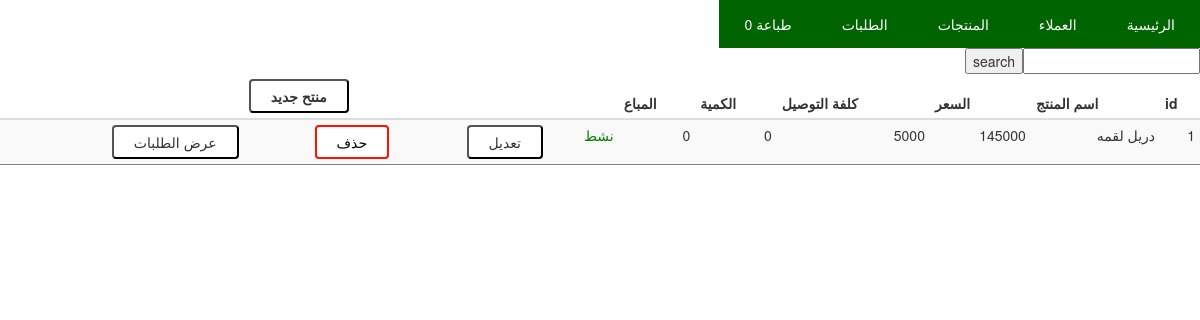
/products.php?pname=دريل لقمه, run on the app's committed database.
### tables this page shows
CREATE TABLE `products` (
  `id` int(11) NOT NULL,
  `product_name` varchar(255) NOT NULL,
  `price` int(11) NOT NULL,
  `delivery_cost` int(11) NOT NULL,
  `quantity` int(11) NOT NULL,
  `pdisable` tinyint(1) NOT NULL
);

### query.php (called while the page is built, shortened)
<?php
try {
    $pdo = new PDO(DSN, DBUSER, DBPASS, DBOPTIONS);
} catch (PDOException $e) {
    echo "connection failed " .  $e->getMessage();
}
function searchProducts($product_name)
{
    try {
        global $pdo;
        $sql = 'SELECT * FROM products WHERE product_name LIKE :product_name';
        $stmt = $pdo->prepare($sql);
        $stmt->execute(['product_name' => '%' . $product_name . '%']);
        return $stmt->fetchAll();
    } catch (PDOException $e) {
        echo 'searching failed ' . $e->getMessage();
    }
}
function itemsCountByPId($product_id)
{
    try {
        global $pdo;
        $sql = 'SELECT id FROM order_items WHERE product_id = :product_id ';
        $stmt = $pdo->prepare($sql);
        $stmt->execute(['product_id' => $product_id]);
        return $stmt->rowCount();
    } catch (PDOException $e) {
        echo 'searching failed ' . $e->getMessage();
    }
}

### products.php (the view, shortened to what this page needs)
<?php include 'inc/header.inc'; ?>
</head>
<?php require_once('query.php'); ?>
<body>
    <?php include 'inc/navbar.inc'; ?>
    <form action="products.php"><input type="text" name="pname"><input type="submit" value="search"></form>
    <div>
        <table class="table table-condensed table-striped">
            <thead>
                <tr>
                    <th>id</th>
                    <th>اسم المنتج</th>
                    <th>السعر</th>
                    <th>كلفة التوصيل</th>
                    <th>الكمية</th>
                    <th>المباع</th>
                    <th></th>
                    <th colspan="2">
                        <form action="padd.php">
                            <button>منتح جديد</button>
                        </form>
                    </th>
                    <th></th>
                </tr>
            </thead>
            <?php
            if (array_key_exists('pname', $_GET)) {
                $products = searchProducts($_GET['pname']);
            } else {
                $products = fetchProducts();
            }
            foreach ($products as $key => $value) { ?>
                <tr>
                    <td><?php echo $products[$key]['id']; ?></td>
                    <td><?php echo $products[$key]['product_name']; ?></td>
                    <td><?php echo $products[$key]['price']; ?></td>
                    <td><?php echo $products[$key]['delivery_cost']; ?></td>
                    <td><?php echo $products[$key]['quantity']; ?></td>
                    <td><?php echo itemsCountByPId($products[$key]['id']); ?></td>
                    <td><?php echo ($products[$key]['pdisable'] == 0 ? '<div style="color:red;">غير نشط</div>' : '<div style="color:green;">نشط</div>'); ?></td>
                    <td>
                        <form action="pupd.php">
                            <button name="id" value="<?php echo $products[$key]['id'] ?>">تعديل</button>
                        </form>
                    </td>
                    <td>
                        <form action="pdel.php">
                            <button class="b1" name="id" value="<?php echo $products[$key]['id']; ?>">حذف</button>
                        </form>
                    </td>
                    <td>
                        <form action="orders.php">
                            <button name="pid" value="<?php echo $products[$key]['id'] ?>">عرض الطلبات</button>
                        </form>
                    </td>
                </tr>
            <?php
            } ?>
        </table>
    </div>
</body>
</html>

### s.css (style rules this page uses)
th, td { padding: 7px; border-bottom: 1px solid grey; }
table { border-spacing: 0px; }
button { cursor: pointer; padding: 5px 20px; border-radius: 4px; background-color: white; }
.b1 { background-color: white; color: black; border: 2px solid #ff1100; }

### data on the page
products: id "1", product_name "دريل لقمه", price "145000", delivery_cost "5000", quantity "0", id "0", pdisable "نشط"

### other printed values
orderCount(true) "0"
